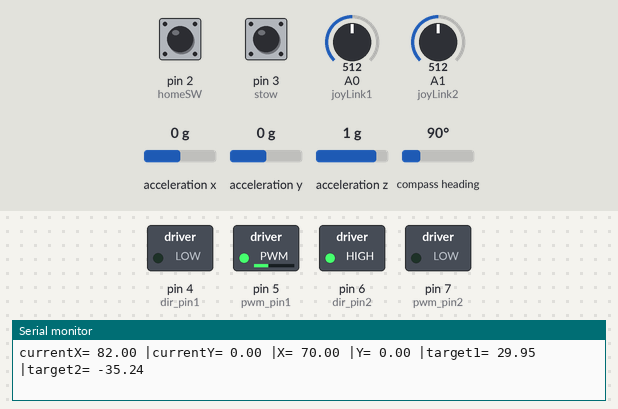
The sketch below on a simulated Arduino Uno, built with avr-gcc and run on an emulated ATmega328P. Parts: switched loads named in the sketch (green lamp = pin HIGH), the last lines printed to the serial monitor. The test bench sets the inputs (shaded band); at power-on: A0 (joyLink1) = 512, pin 2 (homeSW) HIGH, A1 (joyLink2) = 512, acceleration z 1 g, pin 3 (stow) HIGH, acceleration x 0 g, acceleration y 0 g, compass heading 90°.

Above: at 3.2 s.
3.3 s: A0 (joyLink1) set to 485
6.3 s: A0 (joyLink1) set to 456
At 9.1 s:
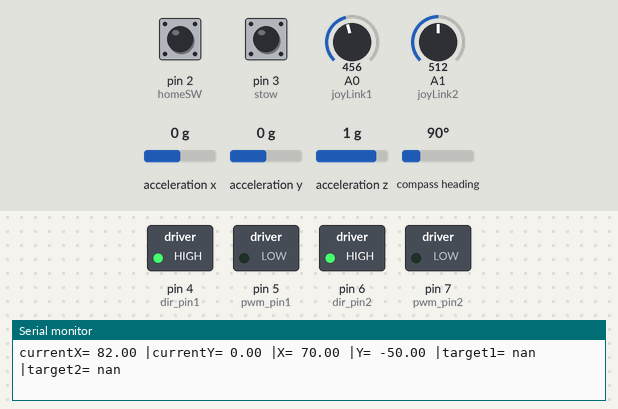
9.3 s: pin 2 (homeSW) pulled LOW for 0.15 s
At 10.3 s:
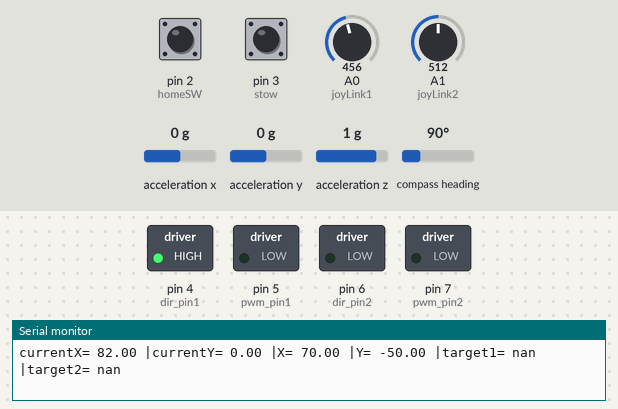
10.9 s: A1 (joyLink2) set to 848
12.4 s: A1 (joyLink2) set to 878
At 15.1 s:
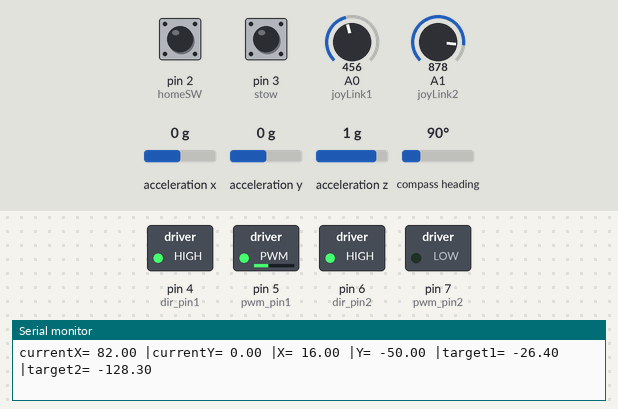
15.4 s: acceleration z set to 0.1 g
16.9 s: acceleration z set to -0.2 g
At 18.1 s:
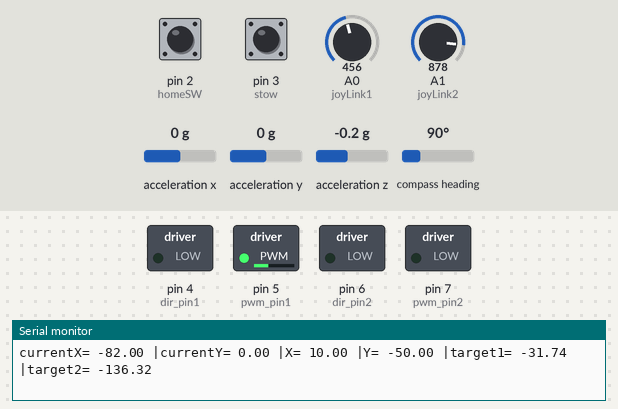
Timing chart, 0 to 19.4 s (numbered marks = the images above; inputs shaded):
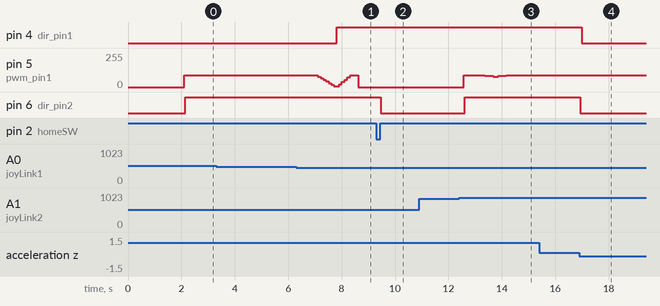

The sketch:

IK_1.ino
```cpp
#include <Wire.h>
#include <math.h>

//---BNO055---
#include <Adafruit_Sensor.h>
#include <Adafruit_BNO055.h>
#include <utility/imumaths.h>
#define BNO055_SAMPLE_DELAY  100
Adafruit_BNO055 bno2 = Adafruit_BNO055(55,0x28);
Adafruit_BNO055 bno1 = Adafruit_BNO055(55,0x29);

//---JOYSTICK--
const int joyLink1 = A0;
const int joyLink2 = A1;
const byte homeSW = 2;
const byte stow = 3;
float moveX = 0;
float moveY = 0;

//---ARDUINO_PIN_CONFIG---
#define dir_pin1 4
#define pwm_pin1 5
#define dir_pin2 6
#define pwm_pin2 7
int dir1 = 0;
int pwm1 = 0;
int dir2 = 0;
int pwm2 = 0;
int angLink1 = 0;
int angLink2 = 0;

boolean loop1=true;


//---LENGTHS OF LINK---
float L1 = 44.5;
float L2 = 38.5;

//---DEFINE TARGET JOINT ANGLES---
float pitch1 = 0;
float pitch2 = 0;
float jointangle1 = 0;
float jointangle2 = 0;
float angle2 =0;
volatile float target1 ; //jointangle1;
volatile float target2 ;  //jointangle1 - jointangle2;
float b = 0;
float a = 0;

//---CORDINATES OF LINKS---
float x1;
float y1;
float x2;
float y2;
float X2;
float Y2;

//---DEFINE PID CONSTANTS---
float kp1 = 5.5;
float ki1 = 0.003;
float kd1 = 0.0001;

float error1 = 0;
float prev_error1 = 0;
float I1 = 0;
float D1 = 0;
float dt1 = 0.001;

float kp2 = 6;
float ki2 = 0.003;
float kd2 = 0.0001;

float error2 = 0;
float prev_error2 = 0;
float I2 = 0;
float D2 = 0;
float dt2 = 0.002;

//==============================================================================================>

void setup()
{
  Serial.begin(115200);
  Serial.println("Orientation Sensor Test");
  Serial.println("");

  //---BNO055-1---
  setBNO0551();
  delay(500);

  //---BNO055-2---
  setBNO0552();
  delay(500);


  //---BNO055-1---
  jointangle1 = radians(yBNO0551());
  delay(10);
  pitch1 = yBNO0551();
  delay(10);
  //---BNO055-2---
  angle2 = radians(yBNO0552());
  delay(10);
  pitch2 = yBNO0552();
  delay(10);
  jointangle2= jointangle1-angle2;

  getCorrdinates(jointangle1,jointangle2,L1,L2,&x1,&y1,&x2,&y2);
  Serial.print("XXXXX = ");
  Serial.print(x2);
  Serial.print(" |\tYYYYY = ");
  Serial.println(y2);
  delay(1000);
  pinMode(dir_pin1, OUTPUT);
  pinMode(pwm_pin1, OUTPUT);
  pinMode(dir_pin2, OUTPUT);
  pinMode(pwm_pin2, OUTPUT);
  pinMode(homeSW, INPUT_PULLUP);
  attachInterrupt(digitalPinToInterrupt(homeSW), Home, LOW);
  pinMode(stow, INPUT_PULLUP);
  attachInterrupt(digitalPinToInterrupt(stow), Stow, LOW);

}

//==============================================================================================>

void loop()
{
  //---BNO055-1---
  jointangle1 = radians(yBNO0551());
  delay(10);
  //---BNO055-2---
  angle2 = radians(yBNO0552());
  delay(10);
  jointangle2= jointangle1-angle2;

  getCorrdinates(jointangle1,jointangle2,L1,L2,&x1,&y1,&X2,&Y2);
  Serial.print("currentX= ");
  Serial.print(X2);
  Serial.print(" |currentY= ");
  Serial.print(Y2);
//  Serial.println("");
  delay(10);

  joy(&x2,&y2);


  Serial.print(" |X= ");
  Serial.print(x2);
  Serial.print(" |Y= ");
  Serial.print(y2);

//  jointangle1 = radians(pitch1);
//  angle2 = radians(pitch2);
//  jointangle2= jointangle1-angle2;

  jointangle2 = acos((x2*x2 + y2*y2 - (L1*L1 + L2*L2)) / (2 * L1 * L2));
  b = atan((L2 * sin(jointangle2)) / (L2 * cos(jointangle2) + L1));
  a = atan(y2 / x2);
  jointangle1 = a + b;

  target1=degrees(jointangle1);
  target2=target1-degrees(jointangle2);

  FK( target1, target2);
}


//==============================================================================================>
//==============================================================================================>

void joy(float* x2, float* y2)
{
  moveX = analogRead(joyLink2);
  moveY = analogRead(joyLink1);
//  moveX = map(moveX+10, 100, (1023-150), 0,1023*2);
//  moveY = map(moveY+20, 100, (1023-150), 0, 1023*2);
  moveX = map(moveX+10, 100, (1023-150), 1, -1);
  moveY = map(moveY+20, 100, (1023-150), -1, 1);

    *x2+=moveX;
    *y2+=moveY;

    if(*x2>70)
  {
    *x2=70;
  }
  if(*y2>60)
  {
    *y2=60;
  }
  if(*x2<10)
  {
    *x2=10;
  }
  if(*y2<-50)
  {
    *y2=-50;
  }
}

//==============================================================================================>

void FK(float target1, float target2)
{
  //PID of joint1
  if(loop1)
  {
    //---BNO055-1---
  pitch1 = yBNO0551();
  delay(10);

     if(target1>=135)
    {
      target1=135;
    }
    if(target1<=-45)
    {
      target1=-45;
    }
    //PID of joint1
    PID1(target1,pitch1,&pwm1,&dir1);
    if(pwm1 > 90)
    {
     pwm1 = 90 ;
    }
    if(pwm1 < 5)
    {
     pwm1 = 0;
    }
    digitalWrite(dir_pin1, dir1);
    analogWrite(pwm_pin1, pwm1);
    loop1=false;
  }


  else
  {
    //---BNO055-2---
  pitch2 = yBNO0552();
  delay(10);

  if(target2>=105)
  {
    target2=105;
  }
  if(target2<=-105)
  {
    target2=-105;
  }
  //PID of joint2
  PID2(target2,pitch2,&pwm2,&dir2);
  if(pwm2 > 50)
    {
     pwm2 = 50;
    }
  if(pwm2 < 5)
    {
     pwm2 = 0;
    }

    digitalWrite(dir_pin2, dir2);
    analogWrite(pwm_pin2, pwm2);
    loop1=true;
  }


  Serial.print(" |target1= ");
  Serial.print(target1);

  Serial.print(" |target2= ");
  Serial.println(target2);

  SerialDisplay(pitch1,pitch2,dir1,pwm1,dir2,pwm2);
}

//==============================================================================================>

void PID1(int target, int pitch, int* pwm, int* dir)
{

//    // DEFINE PID CONSTANTS
//    kp1 = 5.5;
//    ki1 = 0.001;
//    kd1 = 0.0001;
//
//    error1 = 0;
//    prev_error1 = 0;
//    I1 = 0;
//    D1 = 0;
//
//    // SAMPLING TIME
//    dt1 = 0.002;

    // DEFINE ERROR
    error1 = target - pitch1;
    //Serial.println(error);
    // INTEGRAL ERROR
    I1 = I1 + (error1 * dt1);

    // DERIAVTE ERROR
    D1 = (error1 - prev_error1) / dt1;

    // CONTROL SIGNAL -> PWM
    *pwm = abs(kp1*error1 + ki1*I1 + kd1*D1);

    //CAP PWM


     // HOLD PAYLOAD
//     if(abs(error)<3)
//    {
//      *pwm = 0;
//
//    }

    // REVERSE DIRECTION OF MOTOR WHEN CURRENT POSITION > DESIRED POSITION
    if(error1 > 0)
    {
      *dir = LOW;
    }

    if(error1 < 0)
    {
      *dir = HIGH;
    }


}

//==============================================================================================>


void PID2(int target, int pitch, int* pwm, int* dir)
{

//    // DEFINE PID CONSTANTS
//    float kp = 3;
//    float ki = 0.002;
//    float kd = 0.00;
//
//    float error = 0;
//    float prev_error = 0;
//    float I = 0;
//    float D = 0;
//
//    // SAMPLING TIME
//    float dt = 0.002;

    // DEFINE ERROR
    error2 = target - pitch2;
    //Serial.println(error);
    // INTEGRAL ERROR
    I2 = I2 + (error2* dt2);

    // DERIAVTE ERROR
    D2 = (error2 - prev_error2) / dt2;

    // CONTROL SIGNAL -> PWM
    *pwm = abs(kp2*error2 + ki2*I2 + kd2*D2);
//    *pwm = map(pwm2, 5, , 5, 60);
    //CAP PWM


     // HOLD PAYLOAD
//     if(abs(error)<3)
//    {
//      *pwm = 0;
//
//    }

    // REVERSE DIRECTION OF MOTOR WHEN CURRENT POSITION > DESIRED POSITION
    if(error2 > 0)
    {
      *dir = LOW;
    }

    if(error2 < 0)
    {
      *dir = HIGH;
    }


}

//==============================================================================================>

void SerialDisplay(int pitch1,int pitch2,int dir1,int pwm1,int dir2,int pwm2)
{
//  Serial.print(" |Pitch1= ");
//  Serial.print(pitch1);
//
//  Serial.print(" |Pitch2= ");
//  Serial.println(pitch2);


//  Serial.print(" |\tDIR1 = ");
//  Serial.print(dir1);
//
//  Serial.print(" |\tPWM1 = ");
//  Serial.print(pwm1);
//
//  Serial.print(" |\tDIR2 = ");
//  Serial.print(dir2);
//
//  Serial.print(" |\tPWM2 = ");
//  Serial.println(pwm2);
//  //Serial.println("");
}

//==============================================================================================>

void getCorrdinates(float jointangle1, float jointangle2, int L1, int L2, float* x1, float* y1, float* x2, float* y2)
{
  *x1 = L1 * cos(jointangle1);
  *y1 = L1 * sin(jointangle1);
  *x2 = L1 * cos(jointangle1) + L2 * cos(jointangle1 - jointangle2);
  *y2 = L1 * sin(jointangle1) + L2 * sin(jointangle1 - jointangle2);
}

//==============================================================================================>

void setBNO0551()
{
  if (!bno1.begin())
  {
    Serial.print("Ooops, no BNO055-1 detected ... Check your wiring or I2C ADDR!");
    while (1);
  }
    Serial.println("BNO055-1 detected!!");
}

//==============================================================================================>

void setBNO0552()
{
  if (!bno2.begin())
  {
    Serial.print("Ooops, no BNO055-2 detected ... Check your wiring or I2C ADDR!");
    while (1);
  }
    Serial.println("BNO055-2 detected!!");
}

//==============================================================================================>

float yBNO0551()
{
  sensors_event_t orientationData;
  bno1.getEvent(&orientationData, Adafruit_BNO055::VECTOR_EULER);
  float y = orientationData.orientation.z;

  return(y);
}

//==============================================================================================>

float yBNO0552()
{
  sensors_event_t orientationData;
  bno2.getEvent(&orientationData, Adafruit_BNO055::VECTOR_EULER);
  float y = orientationData.orientation.z;

  return(y);
}

//==============================================================================================>

void Home() {
  target1 = 135;
  target2 = 45;
}
void Stow() {
  target1 = 135;
  target2 = -45;
}
```

Measured:
- the behaviour switches between 467 and 466 on A0 (joyLink1) (found by bisection; images 0 and 1)
- the behaviour switches between 862 and 863 on A1 (joyLink2) (found by bisection; images 2 and 3)
- the behaviour switches between 0 and -0.1 g on acceleration z (found by bisection; images 3 and 4)
- after the input at 6.3 s, pin 4 (dir_pin1): LOW → HIGH after 1.5 s; pin 5 (pwm_pin1): 90/255 → 89/255 after 0.71 s, → 78/255 0.10 s later, → 67/255 0.10 s later, → 56/255 0.10 s later, … (15 changes in this stretch)
- after the input at 9.3 s, pin 6 (dir_pin2): HIGH → LOW after 0.16 s
- after the input at 12.4 s, pin 5 (pwm_pin1): 0/255 → 90/255 after 0.17 s, → 89/255 0.70 s later, → 83/255 0.10 s later, → 78/255 0.30 s later, … (7 changes in this stretch); pin 6 (dir_pin2): LOW → HIGH after 0.22 s
- after the input at 16.9 s, pin 4 (dir_pin1): HIGH → LOW after 0.09 s; pin 6 (dir_pin2): HIGH → LOW at once
